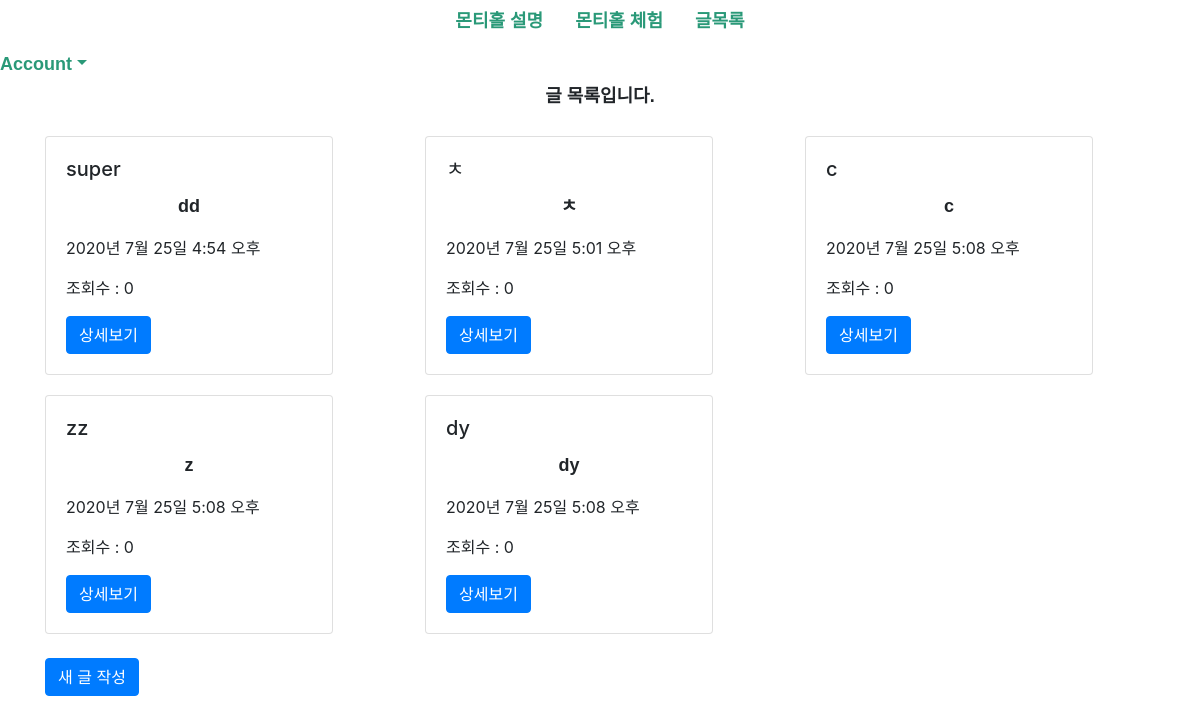
Before: /posts/ (signed in) with the older database file.
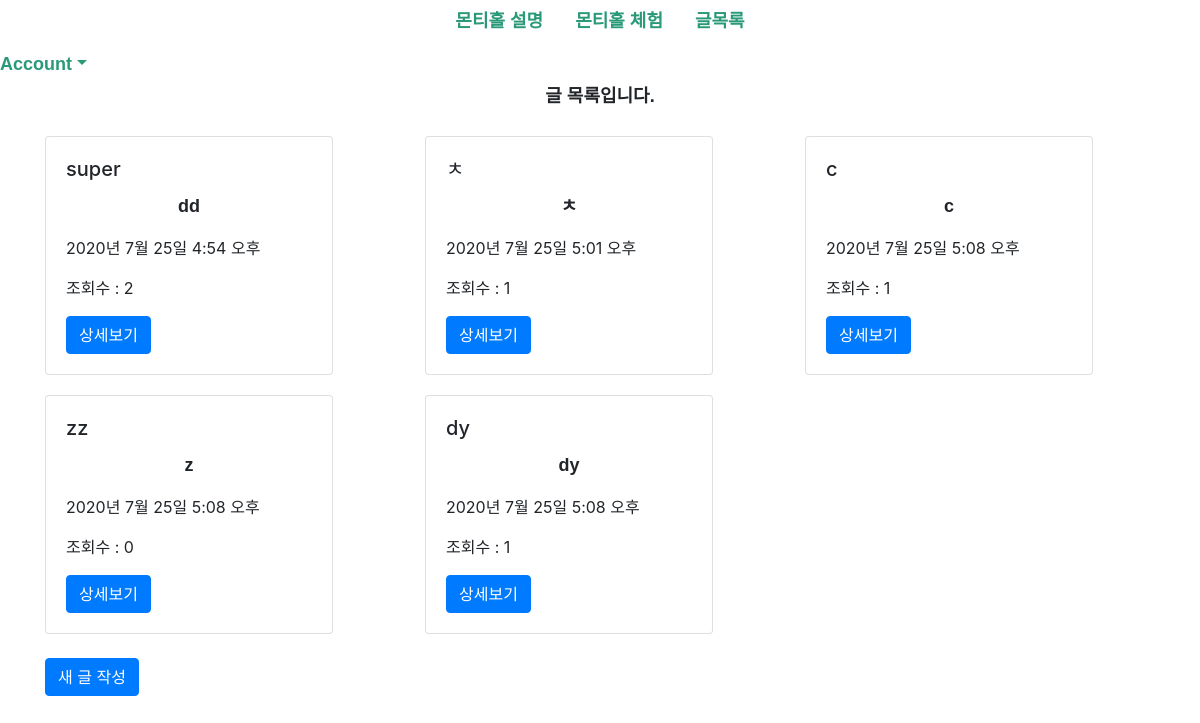
After: the same page with the newer database file.
### posts/models.py (models this page shows)
class Post(models.Model):# user:post=1:n 이므로 n쪽에 user 작성
    title = models.CharField(max_length=50, null=False)
    content = models.TextField()
    view_count = models.IntegerField(default=0)
    user=models.ForeignKey(User, on_delete=models.CASCADE, null=True)
    created_at = models.DateTimeField(auto_now_add=True)
    updated_at = models.DateTimeField(auto_now = True)
    image=models.ImageField(upload_to='images/', null=True)

### posts/views.py (the view)
# urls.py: path('', views.main, name="main"),
def main(request):
    posts = Post.objects.all()
    return render(request, 'posts/main.html', {'posts': posts})

### posts/templates/posts/main.html
{% extends 'base.html' %}
{% load static %}
{% block content %}
{% if user.is_authenticated %}
<div class="container">
    <h1>글 목록입니다.</h1>
    <div class="row">
        {% for post in posts %}
        <div class="col-md-4 col-12">
            <div class="card" style="width: 18rem; margin-top: 20px;">
                <div class="card-body">
                    <h5 class="card-title">{{ post.title }}</h5>
                    <p class="card-text">{{ post.content }}</p>
                    <p>{{ post.created_at }}</p>
                    <p>조회수 : {{ post.view_count }}</p>
                    <a href="{% url 'posts:show' post.pk %}" class="btn btn-primary">상세보기</a>
                </div>
            </div>
        </div>
        {% endfor %}
    </div>
    <br>
    <a href="{% url 'posts:new' %}" class="btn btn-primary">새 글 작성</a>
</div>
{% else %}
    <h3>로그인 후 이용이 가능합니다.</h3>
    <a href="{% url 'account_login' %}" class="btn btn-warning">로그인</a>
    <a href="{% url 'account_signup' %}" class="btn btn-warning">회원가입</a>
{% endif %}
{% endblock %}

### montyhall/templates/base.html (shortened to what this page needs)
{% load static %}
<!doctype html>
<html lang="ko">
  <head>
    <link rel="stylesheet" href="https://stackpath.bootstrapcdn.com/bootstrap/4.5.0/css/bootstrap.min.css">
    <link rel="stylesheet" href="{% static 'css/project.css' %}">
  </head>
  <body>
    {% include 'shared/_navbar.html' %}
    {% block content %}
    {% endblock %}
  </body>
</html>

### montyhall/templates/shared/_navbar.html (shortened to what this page needs)
<ul class="nav justify-content-center">
    <li class="nav-item">
      <a class="nav-link active" href="{% url 'main' %}">몬티홀 설명</a>
    </li>
    <li class="nav-item">
      <a class="nav-link" href="{% url 'quiz:problem' %}">몬티홀 체험</a>
    </li>
    <li class="nav-item">
      <a class="nav-link" href="{% url 'posts:main' %}">글목록</a>
    </li>
</ul>
<ul class="nav navbar-nav navbar-right">
  <li class="nav-item dropdown">
    <a class="nav-link dropdown-toggle" data-toggle="dropdown" href="#" role="button" aria-haspopup="true" aria-expanded="false">Account</a>
  </li>
</ul>

### montyhall/static/css/project.css (style rules this page uses)
h1 { text-align: center; font-family: 'Do Hyeon', sans-serif; font-size: large; font-weight: bolder; }
.nav-link { color: rgb(42, 153, 120); font-family: 'Do Hyeon', sans-serif; font-size: large; font-weight: bolder; }
.card-text { text-align: center; font-family: 'Do Hyeon', sans-serif; font-size: large; font-weight: bolder; }

Changed rows visible on the page:
changed Post "super": view_count "0" → "2"
changed Post "2020년 7월 25일 5:01 오후": view_count "0" → "1"
changed Post (number 3 of 5 on the later page): view_count "0" → "1"
changed Post "dy": view_count "0" → "1"
